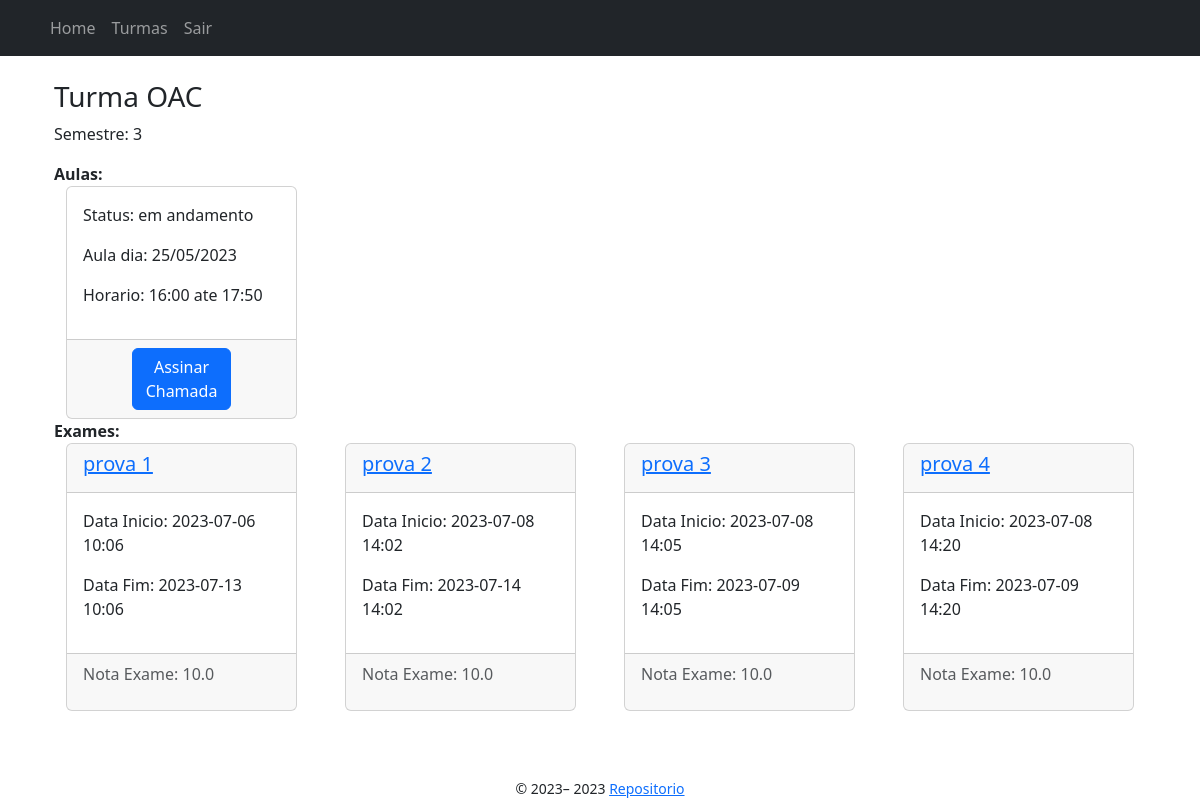
The app's page /turmas/1/show (signed in) with its own data.
### app/models/turma.py (models this page shows, shortened)
class Turma(db.Model):
    __tablename__ = "turma"
    id = db.Column(db.Integer, primary_key=True)
    nome = db.Column(db.String(100), nullable=False)
    horario_inicio = db.Column(db.Time, nullable=False)
    horario_fim = db.Column(db.Time, nullable=False)
    senha = db.Column(db.String(200), nullable=False)
    semestre = db.Column(db.Integer, nullable=False)
    professor_id = db.Column(db.Integer, db.ForeignKey(
        'professor.id'), nullable=False)
    aulas = db.relationship('Aula', backref=db.backref('turma_aulas', lazy=True)) #1 to N
    exames = db.relationship('Exame', backref='turma_exame', lazy=True) #1 to N

### app/models/aula.py (models this page shows, shortened)
class Aula(db.Model):
    __tablename__ = "aula"
    id = db.Column(db.Integer, primary_key=True)
    turma_id = db.Column(db.Integer, db.ForeignKey('turma.id'), nullable=False)
    data_aula = db.Column(db.Date, nullable=False)
    status = db.Column(
        Enum("agendado", "finalizado", "em andamento", "cancelado", name="StatusAula"), nullable=False)
    token = db.Column(db.String(100), nullable=False)
    presencas = db.relationship(
        'Presenca', backref='aula_presenca', lazy=True)  # 1 to N

### app/models/exame.py (models this page shows)
class Exame(db.Model):
    __tablename__ = "exame"
    id = db.Column(db.Integer, primary_key=True)
    data_inicio = db.Column(db.DateTime, nullable=True)
    data_fim = db.Column(db.DateTime, nullable=True)
    nome = db.Column(db.String(255))
    nota_exame = db.Column(db.Float)
    professor_id = db.Column(db.Integer, db.ForeignKey('professor.id'), nullable=False)
    turma_id = db.Column(db.Integer, db.ForeignKey('turma.id'), nullable=False)
    notas = db.relationship('NotasExames', backref='exame_notas') #1 to N
    respostas = db.relationship('RespostaQuestaoExame', backref='exame_respostas') #1 to N
    questoes = db.relationship("QuestaoExame", back_populates="exame") # N to N

### app/controllers/turmas_controller.py (the view)
@bp.route("/<int:turma_id>/show", methods=["GET"])
def show(turma_id):
    turma = db.get_or_404(Turma, turma_id)
    aulas = Aula.query.filter_by(turma_id=turma_id).all()
    exames = Exame.query.filter_by(turma_id=turma_id).all()
    if turma not in current_user.turmas:
        return redirect(url_for("turmas.matricular", turma_id=turma_id))
    return render_template("turmas/show.jinja2", turma=turma, aulas=aulas, exames=exames, user=current_user)

### app/templates/turmas/show.jinja2 (shortened to what this page needs)
{% extends "./base.jinja2" %}
{% from 'bootstrap5/utils.html' import render_icon %}
{% block content %}
<div class="container">
    <h3>Turma {{ turma.nome }}</h3>
    <p>Semestre: {{ turma.semestre }}</p>
    <b>Aulas:</b>
    <div class="row row-col-1 row-cols-md-2 row-cols-lg-4">
        {% for aula in aulas %}
            <div>
                {% include 'aulas/show.jinja2' %}
            </div>
        {% endfor %}
    </div>
    <b>Exames:</b>
    <div class="row row-col-1 row-cols-md-2 row-cols-lg-4">
        {% for exame in exames %}
            <div>
                {% include 'exames/card.jinja2' %}
            </div>
        {% endfor %}
    </div>
</div>
{% endblock %}

### app/templates/aulas/show.jinja2 (shortened to what this page needs)
{% block content %}
<div class="container">
    <div class="card">
        <div class="card-body">
            <p>Status: {{ aula.status }}</p>
            <p>Aula dia: {{ aula.data_aula.strftime('%d/%m/%Y') }}</p>
            <p>Horario: {{ turma.horario_inicio.strftime('%H:%M') }} ate {{ turma.horario_fim.strftime('%H:%M') }}</p>
        </div>
        <div class="card-footer">
                {% if user.tipo_usuario == "estudante" and aula.status == "em andamento" %}
                    <div class="d-grid gap-2 col-6 mx-auto">
                        <form method="GET" action="{{ url_for('turmas.aulas.presenca.registrar_presenca', turma_id=turma.id, aula_id=aula.id) }}">
                            <button class="btn btn-primary" type="submit">Assinar Chamada</button>
                        </form>
                    </div>
                {% endif %}
        </div>
    </div>
</div>
{% endblock %}

### app/templates/exames/card.jinja2
{% block content %}
<div class="container">
    <div class="card">
        <div class="card-header">
            <a href="{{ url_for('turmas.exames.show', turma_id=turma.id, exame_id=exame.id) }}">
                <h5 class="card-title">{{ exame.nome }}</h5>
            </a>
        </div>
        <div class="card-body">
            <p>Data Inicio: {{ exame.data_inicio.strftime("%Y-%m-%d %H:%M") }}</p>
            <p>Data Fim: {{ exame.data_fim.strftime("%Y-%m-%d %H:%M") }}</p>
        </div>
        <div class="card-footer text-muted">
            <p>Nota Exame: {{exame.nota_exame}}</p>
        </div>
    </div>
</div>
{% endblock %}

### app/static/style.css (style rules this page uses)
* { box-sizing: border-box; margin: 0; padding: 0; }
body { display: grid; min-height: 100vh; min-width: 100vw; grid-template-columns: 1fr; grid-template-rows: auto 1fr auto; grid-template-areas: "header" "main" "footer"; }

### records on screen
Turma: nome "OAC", semestre "3", horario_inicio "16:00", horario_fim "17:50"
Aula: status "em andamento", data_aula "25/05/2023"
Exame: nome "prova 1", data_inicio "2023-07-06 10:06", data_fim "2023-07-13 10:06", nota_exame "10.0"
Exame: nome "prova 2", data_inicio "2023-07-08 14:02", data_fim "2023-07-14 14:02", nota_exame "10.0"
Exame: nome "prova 3", data_inicio "2023-07-08 14:05", data_fim "2023-07-09 14:05", nota_exame "10.0"
Exame: nome "prova 4", data_inicio "2023-07-08 14:20", data_fim "2023-07-09 14:20", nota_exame "10.0"

### other values on screen
{{ render_nav_item("index.index", "Home") }} "Home"
{{ render_nav_item("turmas.index", "Turmas") }} "Turmas"
{{ render_nav_item("auth.logout", "Sair") }} "Sair"
